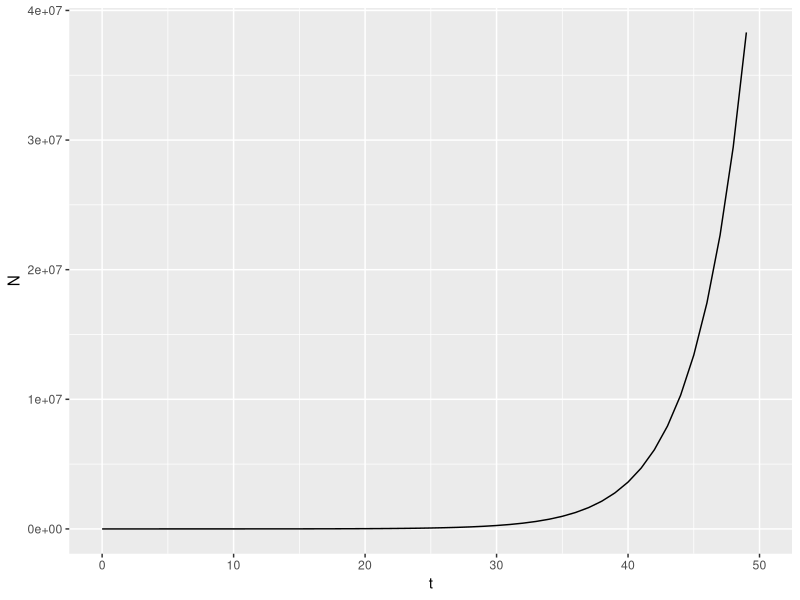
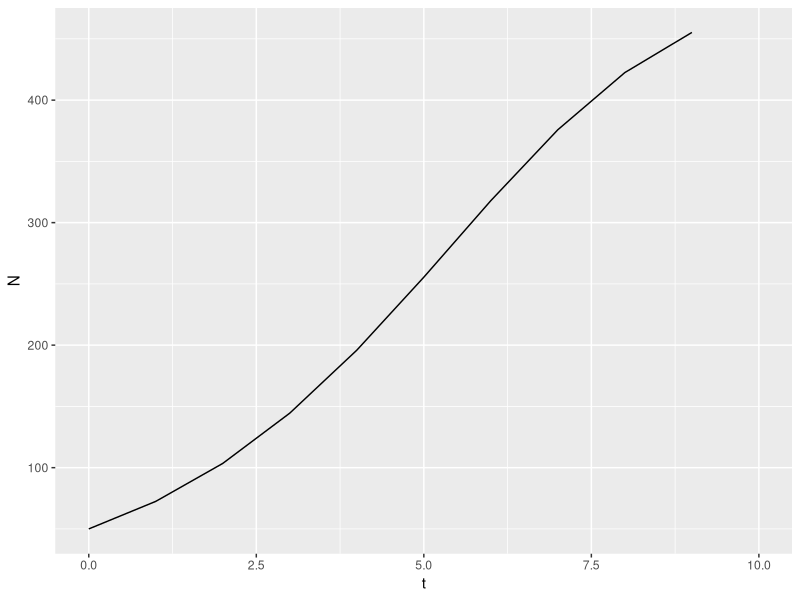

Write the R code that produced these figures, in order.
library(tidyverse)

##Exponential Population Growth-----------------------------
#set initial conditions
No<-50
r<-0.5
t<-100

#create the df
popDF<-matrix(NA,nrow=t+1,ncol=3)
colnames(popDF)<-c("t","N","dNdt")
popDF<-as_tibble(popDF)

#populate first row and t values
popDF$t<-0:t
popDF$N[1]<-No
popDF$dNdt[1]<-No * r

#populate cells in systematic fashion
for(i in 2:t){
  popDF$N[i]<-popDF$N[i-1] + popDF$dNdt[i-1]
  popDF$dNdt[i]<-popDF$N[i] * r
}

#populate remaining cells--hard coding
popDF$dNdt[1]<-popDF$N[1] * r
popDF$N[2]<-popDF$N[1] + popDF$dNdt[1]

popDF$dNdt[2]<-popDF$N[2] * r
popDF$N[3]<-popDF$N[2] + popDF$dNdt[2]


#create function
exp_pop_growth<-function(No,r,t){
  #create empty tibble
  popDF<-matrix(NA,nrow=t+1,ncol=3)
  colnames(popDF)<-c("t","N","dNdt")
  popDF<-as_tibble(popDF)
  
  #populate first row and t values
  popDF$t<-0:t
  popDF$N[1]<-No
  popDF$dNdt[1]<-No * r
  
  #populate cells in systematic fashion
  for(i in 2:t){
    popDF$N[i]<-popDF$N[i-1] + popDF$dNdt[i-1]
    popDF$dNdt[i]<-popDF$N[i] * r
  }
  popDF
}

#graph N vs. t
exp_pop_growth(100,.3,50) %>% ggplot(aes(t,N)) + geom_line()



#Logistic Population Growth-------------------------------------
#set initial conditions
No<-50
r<-0.5
t<-100
K<-500

#create the df
logDF<-matrix(NA,nrow=t+1,ncol=3)
colnames(logDF)<-c("t","N","dNdt")
logDF<-as_tibble(logDF)

#populate first row and t values
logDF$t<-0:t
logDF$N[1]<-No
logDF$dNdt[1]<-r * ((K - No)/K) * No

#populate cells in systematic fashion
for(i in 2:t){
  logDF$N[i]<-logDF$N[i-1] + logDF$dNdt[i-1]
  logDF$dNdt[i]<-r * ((K - logDF$N[i])/K) * logDF$N[i]
}

#create function
log_pop_growth<-function(No,r,t,K){
  #create empty tibble
  logDF<-matrix(NA,nrow=t+1,ncol=3)
  colnames(logDF)<-c("t","N","dNdt")
  logDF<-as_tibble(logDF)
  
  #populate first row and t values
  logDF$t<-0:t
  logDF$N[1]<-No
  logDF$dNdt[1]<-r * ((K - No)/K) * No
  
  #populate cells in systematic fashion
  for(i in 2:t){
    logDF$N[i]<-logDF$N[i-1] + logDF$dNdt[i-1]
    logDF$dNdt[i]<-r * ((K - logDF$N[i])/K) * logDF$N[i]
  }
  logDF
}

#graph N vs. t
log_pop_growth(50,0.5,10,500) %>% ggplot(aes(t,N)) + geom_line()




